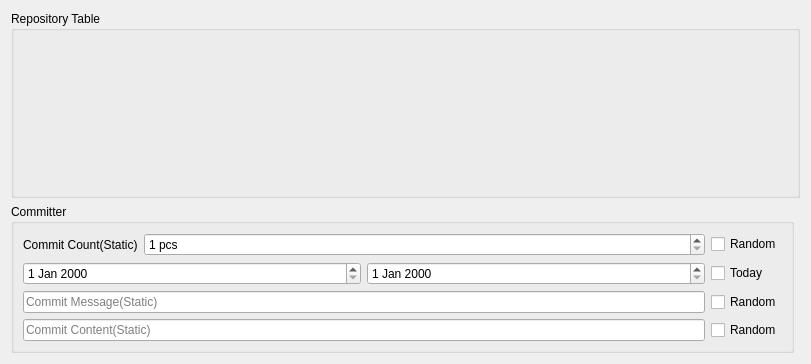
<?xml version="1.0" encoding="UTF-8"?>
<ui version="4.0">
 <class>RepositoryCardUI</class>
 <widget class="QWidget" name="RepositoryCardUI">
  <property name="geometry">
   <rect>
    <x>0</x>
    <y>0</y>
    <width>811</width>
    <height>364</height>
   </rect>
  </property>
  <property name="sizePolicy">
   <sizepolicy hsizetype="Expanding" vsizetype="Expanding">
    <horstretch>0</horstretch>
    <verstretch>0</verstretch>
   </sizepolicy>
  </property>
  <property name="windowTitle">
   <string>Form</string>
  </property>
  <layout class="QVBoxLayout" name="verticalLayout_2">
   <item>
    <layout class="QVBoxLayout" name="VL_Main">
     <item>
      <widget class="QGroupBox" name="groupBoxRepoTable">
       <property name="sizePolicy">
        <sizepolicy hsizetype="Expanding" vsizetype="Expanding">
         <horstretch>20</horstretch>
         <verstretch>0</verstretch>
        </sizepolicy>
       </property>
       <property name="title">
        <string>Repository Table</string>
       </property>
      </widget>
     </item>
     <item>
      <layout class="QHBoxLayout" name="horizontalLayout">
       <property name="sizeConstraint">
        <enum>QLayout::SizeConstraint::SetMinimumSize</enum>
       </property>
       <item>
        <widget class="QGroupBox" name="GL_Committer">
         <property name="sizePolicy">
          <sizepolicy hsizetype="Expanding" vsizetype="Minimum">
           <horstretch>1</horstretch>
           <verstretch>0</verstretch>
          </sizepolicy>
         </property>
         <property name="title">
          <string>Committer </string>
         </property>
         <layout class="QGridLayout" name="gridLayout">
          <item row="0" column="0">
           <layout class="QHBoxLayout" name="HL_CommitCount">
            <item>
             <widget class="QLabel" name="commitCountL">
              <property name="text">
               <string>Commit Count(Static)</string>
              </property>
             </widget>
            </item>
            <item>
             <widget class="QSpinBox" name="commitCountSP">
              <property name="sizePolicy">
               <sizepolicy hsizetype="Expanding" vsizetype="Fixed">
                <horstretch>0</horstretch>
                <verstretch>0</verstretch>
               </sizepolicy>
              </property>
              <property name="suffix">
               <string> pcs</string>
              </property>
              <property name="minimum">
               <number>1</number>
              </property>
             </widget>
            </item>
           </layout>
          </item>
          <item row="0" column="1">
           <widget class="QCheckBox" name="commitCountCB">
            <property name="sizePolicy">
             <sizepolicy hsizetype="Minimum" vsizetype="Fixed">
              <horstretch>0</horstretch>
              <verstretch>0</verstretch>
             </sizepolicy>
            </property>
            <property name="toolTip">
             <string>Random count between [1-20]</string>
            </property>
            <property name="text">
             <string>Random</string>
            </property>
           </widget>
          </item>
          <item row="1" column="0">
           <layout class="QHBoxLayout" name="HL_Date">
            <property name="spacing">
             <number>6</number>
            </property>
            <item>
             <widget class="QDateEdit" name="startDateDE">
              <property name="sizePolicy">
               <sizepolicy hsizetype="Expanding" vsizetype="Fixed">
                <horstretch>0</horstretch>
                <verstretch>0</verstretch>
               </sizepolicy>
              </property>
             </widget>
            </item>
            <item>
             <widget class="QDateEdit" name="endDateDE">
              <property name="sizePolicy">
               <sizepolicy hsizetype="Expanding" vsizetype="Fixed">
                <horstretch>0</horstretch>
                <verstretch>0</verstretch>
               </sizepolicy>
              </property>
             </widget>
            </item>
           </layout>
          </item>
          <item row="1" column="1">
           <widget class="QCheckBox" name="dateCB">
            <property name="sizePolicy">
             <sizepolicy hsizetype="Minimum" vsizetype="Fixed">
              <horstretch>0</horstretch>
              <verstretch>0</verstretch>
             </sizepolicy>
            </property>
            <property name="text">
             <string>Today</string>
            </property>
           </widget>
          </item>
          <item row="2" column="0">
           <widget class="QLineEdit" name="commitMessageLE">
            <property name="sizePolicy">
             <sizepolicy hsizetype="Expanding" vsizetype="Fixed">
              <horstretch>0</horstretch>
              <verstretch>0</verstretch>
             </sizepolicy>
            </property>
            <property name="readOnly">
             <bool>false</bool>
            </property>
            <property name="placeholderText">
             <string>Commit Message(Static)</string>
            </property>
           </widget>
          </item>
          <item row="2" column="1">
           <widget class="QCheckBox" name="commitMessageCB">
            <property name="sizePolicy">
             <sizepolicy hsizetype="Minimum" vsizetype="Fixed">
              <horstretch>0</horstretch>
              <verstretch>0</verstretch>
             </sizepolicy>
            </property>
            <property name="text">
             <string>Random</string>
            </property>
           </widget>
          </item>
          <item row="3" column="0">
           <widget class="QLineEdit" name="commitContentLE">
            <property name="sizePolicy">
             <sizepolicy hsizetype="Expanding" vsizetype="Fixed">
              <horstretch>0</horstretch>
              <verstretch>0</verstretch>
             </sizepolicy>
            </property>
            <property name="readOnly">
             <bool>false</bool>
            </property>
            <property name="placeholderText">
             <string>Commit Content(Static)</string>
            </property>
           </widget>
          </item>
          <item row="3" column="1">
           <widget class="QCheckBox" name="commitContentCB">
            <property name="text">
             <string>Random</string>
            </property>
           </widget>
          </item>
         </layout>
        </widget>
       </item>
       <item>
        <layout class="QVBoxLayout" name="buttonLayout">
         <property name="sizeConstraint">
          <enum>QLayout::SizeConstraint::SetMinimumSize</enum>
         </property>
         <item>
          <widget class="RepositoryCardPush" name="pushPB" native="true">
           <property name="sizePolicy">
            <sizepolicy hsizetype="Minimum" vsizetype="Fixed">
             <horstretch>0</horstretch>
             <verstretch>0</verstretch>
            </sizepolicy>
           </property>
          </widget>
         </item>
         <item>
          <widget class="RepositoryCardCreateCommits" name="createCommitsPB" native="true">
           <property name="sizePolicy">
            <sizepolicy hsizetype="Minimum" vsizetype="Fixed">
             <horstretch>0</horstretch>
             <verstretch>0</verstretch>
            </sizepolicy>
           </property>
          </widget>
         </item>
        </layout>
       </item>
      </layout>
     </item>
    </layout>
   </item>
  </layout>
 </widget>
 <customwidgets>
  <customwidget>
   <class>RepositoryCardPush</class>
   <extends>QWidget</extends>
   <header>RepositoryCardPush.hpp</header>
   <container>1</container>
  </customwidget>
  <customwidget>
   <class>RepositoryCardCreateCommits</class>
   <extends>QWidget</extends>
   <header>RepositoryCardCreateCommits.hpp</header>
   <container>1</container>
  </customwidget>
 </customwidgets>
 <resources/>
 <connections/>
</ui>
